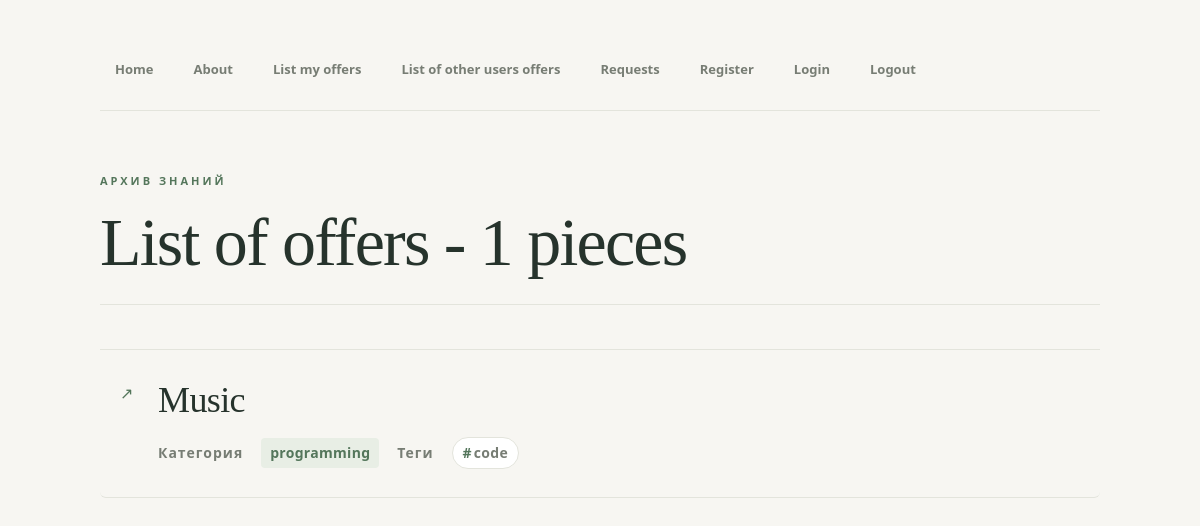
/offers/feedback/ (signed in), run on an earlier commit of the app's database.
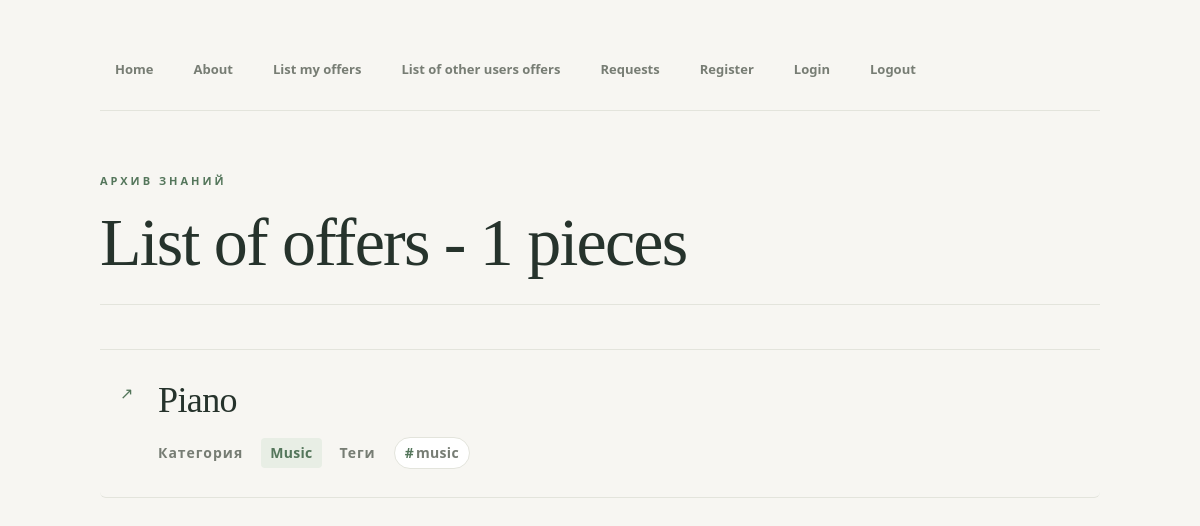
And on a later commit of the database.
### offers/models.py (models this page shows, shortened)
class Offer(models.Model):
    STATUS_CHOICES = [
        ('draft','Draft'),
        ('published', 'Published'),
    ]
    title = models.CharField(max_length=100)
    content = models.TextField()
    status = models.CharField(
        max_length=20,
        choices=STATUS_CHOICES,
        default='draft',
    )
    created_at = models.DateTimeField(auto_now_add = True)
    updated_at = models.DateTimeField(auto_now = True)
    category = models.ForeignKey(
    Category,
    on_delete=models.PROTECT,
    related_name = 'offers',
    verbose_name='Категория',)
    tags = models.ManyToManyField(
        Tag,
        related_name = 'offers',
        verbose_name='Теги',
    )
    author = models.ForeignKey(
        settings.AUTH_USER_MODEL ,
        on_delete = models.CASCADE,
        related_name='offers',
        verbose_name='Автор',
     )
    class Meta:
        verbose_name = 'Offer'
        verbose_name_plural = 'Offers'
        ordering = ['-created_at']

class Category(models.Model):
    name = models.CharField(max_length=100, unique = True)
    slug = models.SlugField(max_length=100, unique = True)
    class Meta:
        verbose_name = 'Category'
        verbose_name_plural = 'Categories'
        ordering = ['name']
    def __str__(self):
        return self.name

class Tag(models.Model):
        name = models.CharField(max_length=100, unique = True)
        class Meta:
            verbose_name = 'Tag'
            verbose_name_plural = 'Tag'
            ordering = ['name']
        def __str__(self):
            return self.name

### offers/views.py (the view)
# urls.py: path('<str:source>/', views.offers_view_list, name='offers_list'),
@login_required
def offers_view_list(request: HttpRequest, source) -> HttpResponse:
    if source == 'link_a':
        offers = Offer.objects.filter(author=request.user)
        return render(request, 'offers/offers_list.html', {'offers': offers, 'source': source})
    elif source == 'link_b':
        offers = Offer.objects.exclude(author=request.user)
        return render(request, 'offers/offers_list.html', {'offers': offers,  'source': source})
    else:
        offers = Offer.objects.filter(author=request.user)
        return render(request, 'offers/offers_list.html', {'offers': offers, 'source': source})

### templates/offers/offers_list.html (shortened to what this page needs)
{% extends "base.html" %}
{% block content %}
{%with total=offers|length%}
<h1>List of offers - {{total}} pieces</h1>
{%endwith%}
<ul>
	{%for offer in offers%}
	<li>
		<a href ="{% url 'offers:offers_detail' offer.id %}">
			<span class="offer-title">{{ offer.title }}</span>
		</a>
		<div class="offer-meta">
			<span class="meta-label">Категория</span>
			{% if offer.category == "backend" %}
			<span class="meta-badge">{{ offer.category }}</span>
			{% elif offer.category == "devops" %}
			<span class="meta-badge">{{ offer.category }}</span>
			{% else %}
			<span class="meta-badge">{{ offer.category }}</span>
			{% endif %}
			<span class="meta-label">Теги</span>
			{% for tag in offer.tags.all %}
			<span class="tag-chip">{{ tag }}</span>
			{% endfor %}
		</div>
	</li>
		{% empty %}
	<li class="empty-message">Список предложений пуст</li>
{% endfor %}
</ul>
{% endblock %}

### templates/base.html (shortened to what this page needs)
{%load static%}
<!DOCTYPE html>
<html lang="ru">
<head>
    <link rel="stylesheet" href="{% static 'css/style.css'%}">
</head>
<body>
    {% include 'page_header.html'%}
    {% block content %}
{% endblock %}
</body>
</html>

### templates/page_header.html
<header class="site-header">
<nav>
<a href = "{%url 'home'%}">Home</a>
<a href = "{%url 'about'%}">About</a>
<a href = "{%url 'offers:offers_list' source='link_a'%}">List my offers</a>
<a href = "{%url 'offers:offers_list' source='link_b'%}">List of other users offers</a>
<a href = "{%url 'offers:offers_list' source='link_e'%}">Requests</a>
<a href = "{%url 'accounts:register'%}">Register</a>
<a href = "{%url 'accounts:login'%}">Login</a>
{% if user.is_authenticated%}
    <a href = "{%url 'accounts:logout'%}">Logout</a>
{% endif %}
</nav>
</header>

### static/css/style.css (style rules this page uses)
:root { --color-bg: #f7f6f2; --color-surface: #ffffff; --color-text: #26332c; --color-muted: #777d74; --color-border: #e3e4dc; --color-accent: #54765b; --color-accent-light: #e8eee5; --color-danger: #a44c43; --font-body: "Segoe UI", Arial, sans-serif; --font-heading: Georgia, "Times New Roman", serif; --radius-sm: 6px; --radius-md: 12px; --radius-lg: 18px; --shadow-sm: 0 2px 8px rgba(38, 51, 44, 0.04); --shadow-md: 0 8px 24px rgba(38, 51, 44, 0.07); --transition: 0.2s ease; }
* { box-sizing: border-box; }
html { scroll-behavior: smooth; }
body { margin: 0; min-height: 100vh; padding: 48px 7vw 80px; overflow-x: hidden; background: var(--color-bg); color: var(--color-text); font-family: var(--font-body); font-size: 16px; line-height: 1.7; -webkit-font-smoothing: antialiased; }
.site-header { max-width: 1000px; margin: 0 auto 64px; padding-bottom: 20px; border-bottom: 1px solid var(--color-border); }
.site-header nav { display: flex; flex-wrap: wrap; align-items: center; gap: 10px; }
.site-header a { display: inline-block; padding: 9px 14px; border: 1px solid transparent; border-radius: var(--radius-sm); background: transparent; color: var(--color-muted); font-size: 13px; font-weight: 600; text-decoration: none; transition: var(--transition); }
h1 { max-width: 1000px; margin: 0 auto 40px; padding: 0 0 24px; border-bottom: 1px solid var(--color-border); color: var(--color-text); font-family: var(--font-heading); font-size: clamp(38px, 6vw, 68px); font-weight: 500; line-height: 1.1; letter-spacing: -1.8px; overflow-wrap: anywhere; }
h1::before { content: "АРХИВ ЗНАНИЙ"; display: block; margin-bottom: 18px; color: var(--color-accent); font-family: var(--font-body); font-size: 11px; font-weight: 700; letter-spacing: 3px; }
a { color: var(--color-accent); font-weight: 600; text-decoration: none; transition: color var(--transition); }
ul { max-width: 1000px; margin: 44px auto 0; padding: 0; border-top: 1px solid var(--color-border); list-style: none; }
li { position: relative; margin: 0; padding: 28px 30px 28px 58px; border-bottom: 1px solid var(--color-border); border-radius: var(--radius-sm); transition: background var(--transition), padding-left var(--transition); }
li::before { content: "↗"; position: absolute; top: 30px; left: 20px; color: var(--color-accent); font-size: 16px; transition: transform var(--transition); }
.offer-title { display: inline-block; color: var(--color-text); font-family: var(--font-heading); font-size: clamp(24px, 3.5vw, 36px); font-weight: 500; line-height: 1.25; letter-spacing: -0.6px; overflow-wrap: anywhere; transition: color var(--transition); }
.offer-meta { display: flex; flex-wrap: wrap; align-items: center; gap: 8px 18px; max-width: 1000px; margin: 18px auto; color: var(--color-muted); font-size: 14px; line-height: 1.6; letter-spacing: 0.3px; }
li .offer-meta { margin: 14px 0 0; }
.meta-label { color: var(--color-muted); font-weight: 700; letter-spacing: 1px; }
.meta-badge, small { display: inline-block; margin: 0; padding: 4px 9px; border-radius: 4px; background: var(--color-accent-light); color: var(--color-accent); font-weight: 600; letter-spacing: 0.3px; }
.tag-chip { display: inline-block; padding: 4px 10px; border: 1px solid var(--color-border); border-radius: 20px; background: var(--color-surface); color: var(--color-muted); font-weight: 600; transition: background var(--transition), color var(--transition), border-color var(--transition); }
.tag-chip::before { content: "#"; margin-right: 2px; color: var(--color-accent); }

What changed in the data, as far as the page shows it:
removed Offer: title "Music", category "programming", Tag (name "code")
added Offer: title "Piano", category "Music", Tag (name "music")
